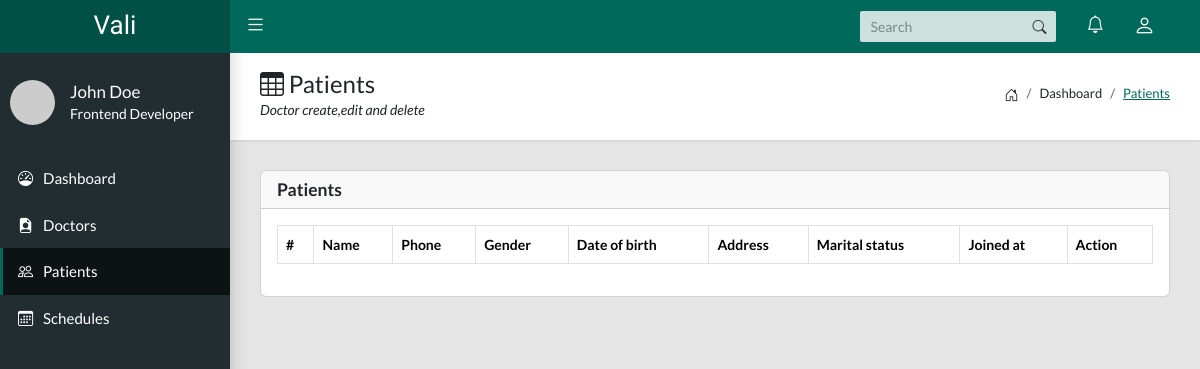
The app's page /admin/patient.php, older data.
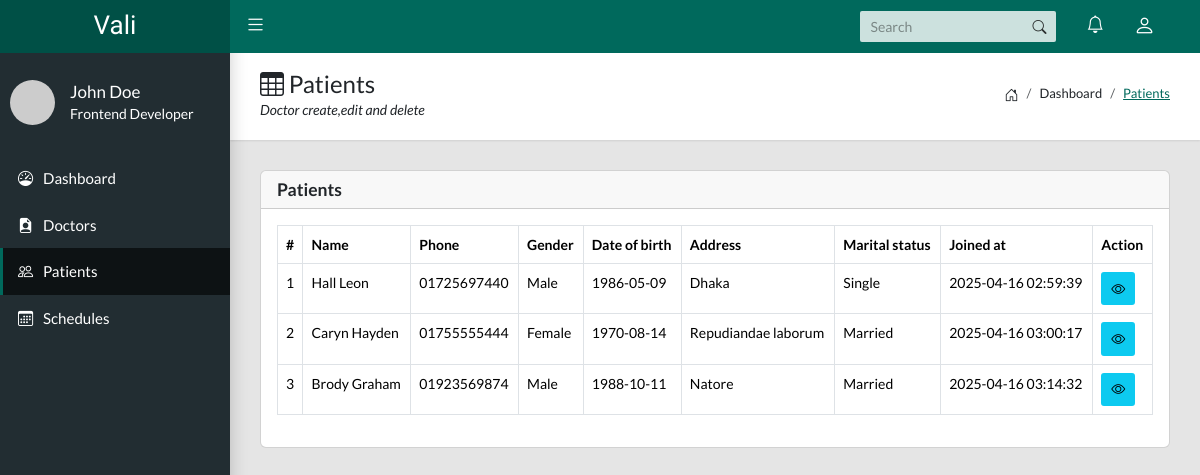
The same page, newer data.
### tables this page shows
CREATE TABLE `patients` (
  `id` int NOT NULL,
  `user_id` int NOT NULL,
  `name` varchar(255) NOT NULL,
  `phone` varchar(15) NOT NULL,
  `address` text NOT NULL,
  `gender` varchar(255) NOT NULL,
  `dob` date NOT NULL,
  `marital_status` enum('Single','Married') NOT NULL,
  `created_at` timestamp NULL DEFAULT NULL
);

### admin/patient.php (the view, shortened to what this page needs)
<?php
include_once('layout/head.php');
?>
<body class="app sidebar-mini">
    <?php
    include_once('layout/header.php');
    ?>
    <?php
    include_once('layout/sidebar.php');
    ?>
    <main class="app-content">
        <div class="app-title">
            <div>
                <h1><i class="bi bi-table"></i> Patients</h1>
                <p>Doctor create,edit and delete</p>
            </div>
            <ul class="app-breadcrumb breadcrumb side">
                <li class="breadcrumb-item"><i class="bi bi-house-door fs-6"></i></li>
                <li class="breadcrumb-item">Dashboard</li>
                <li class="breadcrumb-item active"><a href="#">Patients</a></li>
            </ul>
        </div>
        <div class="row">
            <div class="col-md-12">
                <div class="card">
                    <div class="card-header">
                        <div class="row align-items-center">
                            <div class="col-md-6">
                                <h5 class="tile-title mb-0">Patients</h5>
                            </div>
                        </div>
                    </div>
                    <div class="card-body">
                        <div class="table-responsive">
                            <table class="table table-hover table-bordered" id="doctorTable">
                                <thead>
                                    <tr>
                                        <th>#</th>
                                        <th>Name</th>
                                        <th>Phone</th>
                                        <th>Gender</th>
                                        <th>Date of birth</th>
                                        <th>Address</th>
                                        <th>Marital status</th>
                                        <th>Joined at</th>
                                        <th>Action</th>
                                    </tr>
                                </thead>
                                <tbody>
                                    <?php
                                    $sql = "SELECT * FROM patients";
                                    $result = $conn->query($sql);
                                    if ($result->rowCount() > 0) {
                                        $rows = $result->fetchAll(PDO::FETCH_OBJ);
                                        foreach ($rows as $row) {
                                    ?>
                                            <tr>
                                                <td><?php echo $row->id; ?></td>
                                                <td><?php echo $row->name; ?></td>
                                                <td><?php echo $row->phone; ?></td>
                                                <td><?php echo $row->gender; ?></td>
                                                <td><?php echo $row->dob; ?></td>
                                                <td><?php echo $row->address; ?></td>
                                                <td><?php echo $row->marital_status; ?></td>
                                                <td><?php echo $row->created_at; ?></td>
                                                <td>
                                                    <a href="show-patient.php?id=<?php echo $row->id; ?>" class="btn btn-info btn-sm"><i class="bi bi-eye"></i></a>
                                                </td>
                                            </tr>
                                    <?php
                                        }
                                    }
                                    ?>
                                </tbody>
                            </table>
                        </div>
                    </div>
                </div>
            </div>
        </div>
    </main>
</body>
</html>

Row changes from the older to the newer data that the page shows:
added patients: id "1", name "Hall Leon", phone "01725697440", gender "Male", dob "1986-05-09", address "Dhaka", marital_status "Single", created_at "2025-04-16 02:59:39"
added patients: id "2", name "Caryn Hayden", phone "01755555444", gender "Female", dob "1970-08-14", address "Repudiandae laborum", marital_status "Married", created_at "2025-04-16 03:00:17"
added patients: id "3", name "Brody Graham", phone "01923569874", gender "Male", dob "1988-10-11", address "Natore", marital_status "Married", created_at "2025-04-16 03:14:32"
